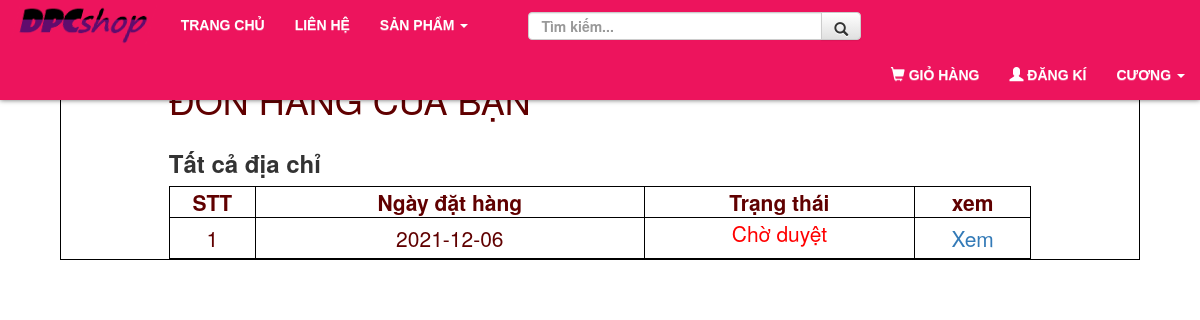
The app's page /client/don-mua.php (signed in) with its own data.
### tables this page shows
CREATE TABLE `khachhang` (
  `mskh` int(11) NOT NULL,
  `hotenkh` varchar(40) NOT NULL,
  `matkhau` char(40) NOT NULL,
  `anhkh` text DEFAULT NULL,
  `tencongty` varchar(50) DEFAULT NULL,
  `sodienthoai` char(11) NOT NULL,
  `email` varchar(40) DEFAULT NULL
);

CREATE TABLE `dathang` (
  `sodondh` int(11) NOT NULL,
  `mskh` int(11) NOT NULL,
  `msnv` char(6) DEFAULT NULL,
  `ngaydh` date DEFAULT NULL,
  `ngaygh` date DEFAULT NULL,
  `giadonhang` int(11) NOT NULL,
  `diachigiaohang` varchar(200) NOT NULL,
  `trangthai` int(11) DEFAULT NULL
);

### client/don-mua.php (the view, shortened to what this page needs)
<?php
	$conn = mysqli_connect('localhost', 'root', '', 'dathang') or die ('Không thể kết nối tới database');
?>
<!DOCTYPE html>
<html lang="en">
<head>
	<link rel="stylesheet" href="https://stackpath.bootstrapcdn.com/bootstrap/3.4.1/css/bootstrap.min.css">
	<link rel="stylesheet" href="https://stackpath.bootstrapcdn.com/bootstrap/3.4.1/css/bootstrap-theme.min.css">
  	<link rel="stylesheet" href="https://cdnjs.cloudflare.com/ajax/libs/font-awesome/4.7.0/css/font-awesome.min.css">
  	<link rel="stylesheet" href="https://cdnjs.cloudflare.com/ajax/libs/font-awesome/5.15.1/css/all.min.css" />
	<link rel="stylesheet" href="style.css">
	<link rel="stylesheet" href="../admin/my-account-nv.css">
	<link rel="stylesheet" href="my-account-kh.css">
	<link rel="stylesheet" href="dia-chi-kh.css">
</head>
<body>
	<nav class="navbar  navbar-fixed-top" style="font-weight: bold;">
		<div class="container-fluid">
			<div class="navbar-header" >
				<a href="index.php" class="navbar-brand"><img class="dpcshop-brand" src="./images/logo1.jpg" alt=""></a>
			</div>
			<div class="collapse navbar-collapse" id="mynav">
				<ul class="nav navbar-nav">
				<li>
					<a href="index.php"> Trang chủ</a>
				</li>
				<li>
					<a href="#">Liên hệ</a>
				</li>
				<li>
					<a class="dropdown-toggle" data-toggle="dropdown" href="#">Sản phẩm  <span class="caret"></span></a>
				</li>
				<li>
					<form class="navbar-form pull-left" role="search" action="index.php" method="get">
			            <div class="input-group" id="search1">
			               <input id="search-input" name="tim-kiem" type="text" class="form-control" placeholder="Tìm kiếm...">
			               <div  class="input-group-btn">
			                  <button name="search" type="submit" id="search-button" class="btn btn-default"><span class="glyphicon glyphicon-search"></span></button>
			               </div>
			            </div>
        			</form>
				</li>
			</ul>
			<ul class="nav navbar-nav navbar-right">
				<li>
					<a href="gio-hang.php"><span class="glyphicon glyphicon-shopping-cart"></span> Giỏ hàng</a>
				</li>
				<li>
					<a href="dang-ki.php"><span class="glyphicon glyphicon-user"></span> Đăng kí</a>
				</li>
<?php
	if(!isset($_SESSION['loginKH']) || isset($_GET['log-out-kh']) ){
?>
				<li>
					<a href="login-kh.php" ><span class="glyphicon glyphicon-log-in"></span> Đăng nhập</a>
				</li>
<?php
	} else{
		$mskh = $_SESSION['loginKH'];
		$kq_mskh = mysqli_query($conn, "select * from khachhang where mskh='$mskh' ");
		$row_mskh = mysqli_fetch_assoc($kq_mskh);
		$arr_tenkh = explode(' ',$row_mskh['hotenkh']);
		$sl_arr = count($arr_tenkh);
		$ten_kh = $arr_tenkh[$sl_arr -1];
?>				<li>
					<a style="color: #fff; background-color: rgb(237, 20, 93);" class="dropdown-toggle" data-toggle="dropdown" href="#" ><?=$ten_kh?> <span class="caret"></span></a>
				</li>
<?php
		}
?>
			</ul>
			</div>
		</div>
	</nav>
<?php
if(isset($_SESSION['loginKH'])){
	$ms = $_SESSION['loginKH'];
	$ht_don = "select * from dathang where mskh = '$ms' order by sodondh DESC";
	$query_don = mysqli_query($conn, $ht_don);
}
?>
	<div class="main">
		<div class="title-myacc">
			<h1>Đơn hàng của bạn</h1>
		</div>
		<h3>Tất cả địa chỉ</h3>
		<table class="table-dia-chi">
			<tr>
				<th class="th-stt">STT</th>
				<th>Ngày đặt hàng</th>
				<th>Trạng thái</th>
				<th class="th-xoa">xem</th>
			</tr>
<?php
	$stt = 1;
	while($row_don = mysqli_fetch_assoc($query_don)){
?>
			<tr>
				<td><?=$stt?></td>
				<td><?=$row_don['ngaydh']?></td>
				<td>
					<?php
						if($row_don['trangthai']==0){
							echo "<p style='color: red'>Chờ duyệt</p>";
						} else {
							echo "Ngày giao: " .$row_don['ngaygh'];
						}
					?>
				</td>
				<td>
					<a href="chi-tiet-don-mua.php?sodon=<?=$row_don['sodondh']?>">Xem</a>
				</td>
			</tr>
<?php
	$stt++;
	}
?>
</body>
</html>

### client/style.css (style rules this page uses)
body { background-color: #fff; padding-top: 60px; }
.navbar .container-fluid { background-color: rgb(237, 20, 93); box-shadow: 0 0 5px rgba(0,0,0,0.6); }
.dpcshop-brand { height: 200%; margin-top: -10px; transform: skew(-15deg); }
.navbar .container-fluid ul li a { text-transform: uppercase; color: white; font-size: 1em; font-weight: bold; font-family: Helvetica, Arial, sans-serif; }
#search1 { width: 350px; margin-top: 4px; margin-left: 30px; }
#search-input { height: 28px; }
#search-button { height: 28px; }

### admin/my-account-nv.css (style rules this page uses)
.main { width: 90%; border: 1.5px solid black; border-top: none; margin-left: 5%; }
.title-myacc h1 { margin-left: 20%; text-transform: uppercase; color: #600000; }
tr { color: #600000; }
.title-myacc { display: flex; }

### client/dia-chi-kh.css (style rules this page uses)
.main .title-myacc h1 { margin-left: 10%; }
h3 { margin-left: 10%; font-weight: bold; }
.table-dia-chi { width: 80%; margin-left: 10%; }
.table-dia-chi th { font-size: 1.5em; }
.table-dia-chi td { font-size: 1.5em; }
.table-dia-chi .th-stt { width: 10%; }
.table-dia-chi td,.table-dia-chi th { text-align: center; }
.table-dia-chi, th, td { border: 1px solid black; border-collapse: collapse; }

### records on screen
khachhang: hotenkh "CƯƠNG"
dathang: ngaydh "2021-12-06", trangthai "Chờ duyệt"
